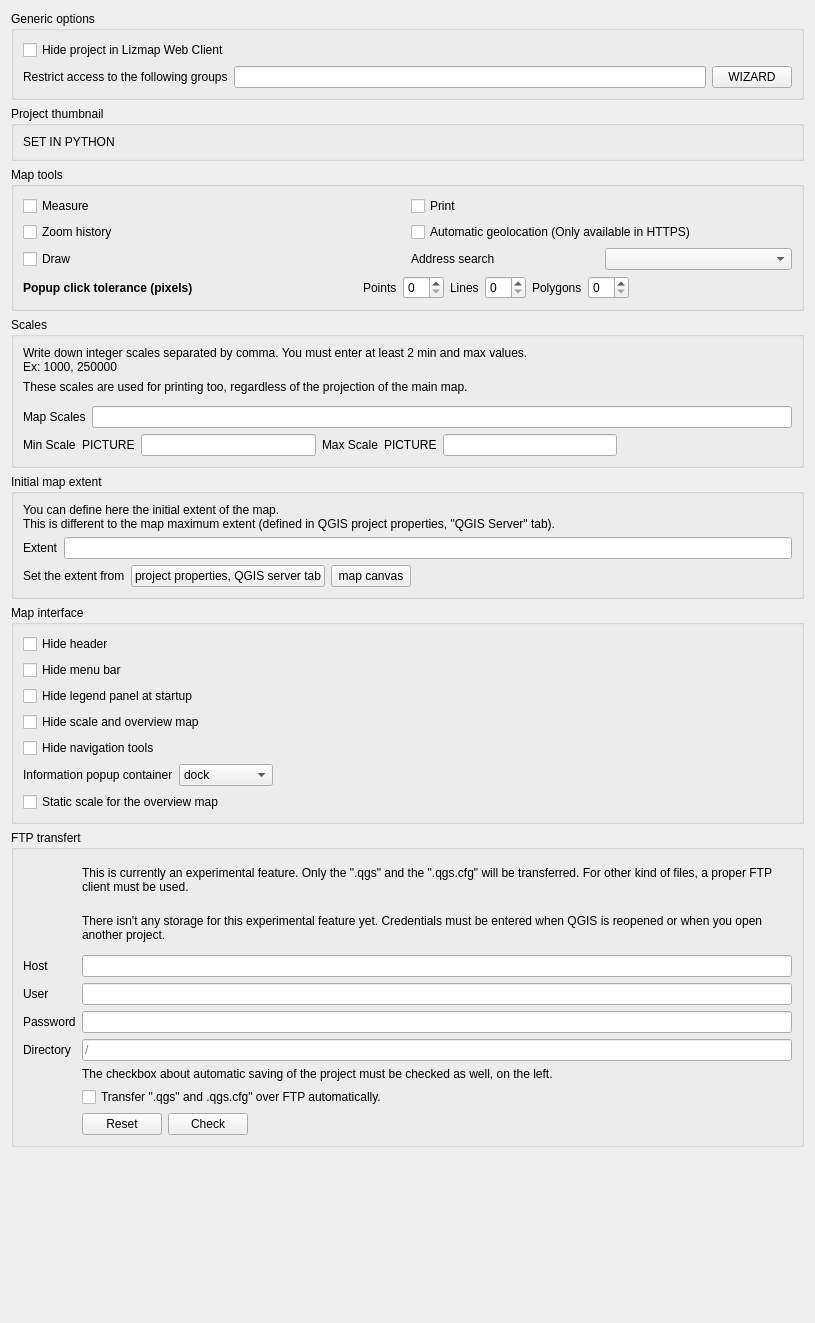
             <widget class="QWidget" name="scrollAreaWidgetContents">
              <property name="geometry">
               <rect>
                <x>0</x>
                <y>0</y>
                <width>815</width>
                <height>1323</height>
               </rect>
              </property>
              <layout class="QVBoxLayout" name="verticalLayout_26">
               <item>
                <widget class="QGroupBox" name="gb_generalOptions">
                 <property name="title">
                  <string>Generic options</string>
                 </property>
                 <layout class="QVBoxLayout" name="verticalLayout_15">
                  <item>
                   <widget class="QCheckBox" name="cbHideProject">
                    <property name="text">
                     <string>Hide project in Lizmap Web Client</string>
                    </property>
                   </widget>
                  </item>
                  <item>
                   <layout class="QHBoxLayout" name="horizontalLayout_15">
                    <item>
                     <widget class="QLabel" name="label_54">
                      <property name="text">
                       <string>Restrict access to the following groups</string>
                      </property>
                     </widget>
                    </item>
                    <item>
                     <widget class="QLineEdit" name="inAcl">
                      <property name="toolTip">
                       <string>List of group id separated by comma. Leave empty if access is not restricted.</string>
                      </property>
                      <property name="styleSheet">
                       <string notr="true"/>
                      </property>
                     </widget>
                    </item>
                    <item>
                     <widget class="QPushButton" name="button_wizard_group_visibility_project">
                      <property name="text">
                       <string notr="true">WIZARD</string>
                      </property>
                     </widget>
                    </item>
                   </layout>
                  </item>
                 </layout>
                </widget>
               </item>
               <item>
                <widget class="QGroupBox" name="gb_project_thumbnail">
                 <property name="title">
                  <string>Project thumbnail</string>
                 </property>
                 <layout class="QHBoxLayout" name="horizontalLayout_46">
                  <item>
                   <widget class="QLabel" name="label_project_thumbnail">
                    <property name="text">
                     <string notr="true">SET IN PYTHON</string>
                    </property>
                    <property name="wordWrap">
                     <bool>true</bool>
                    </property>
                   </widget>
                  </item>
                 </layout>
                </widget>
               </item>
               <item>
                <widget class="QGroupBox" name="gb_visibleTools">
                 <property name="title">
                  <string>Map tools</string>
                 </property>
                 <layout class="QVBoxLayout" name="verticalLayout_2">
                  <item>
                   <layout class="QGridLayout" name="gridLayout_4">
                    <item row="0" column="0">
                     <widget class="QCheckBox" name="cbActivateMeasure">
                      <property name="enabled">
                       <bool>true</bool>
                      </property>
                      <property name="text">
                       <string>Measure</string>
                      </property>
                     </widget>
                    </item>
                    <item row="2" column="1">
                     <layout class="QHBoxLayout" name="horizontalLayout_14">
                      <item>
                       <widget class="QLabel" name="label_19">
                        <property name="text">
                         <string>Address search</string>
                        </property>
                       </widget>
                      </item>
                      <item>
                       <widget class="QComboBox" name="liExternalSearch"/>
                      </item>
                     </layout>
                    </item>
                    <item row="1" column="1">
                     <widget class="QCheckBox" name="cbActivateGeolocation">
                      <property name="enabled">
                       <bool>true</bool>
                      </property>
                      <property name="text">
                       <string>Automatic geolocation (Only available in HTTPS)</string>
                      </property>
                     </widget>
                    </item>
                    <item row="0" column="1">
                     <widget class="QCheckBox" name="cbActivatePrint">
                      <property name="enabled">
                       <bool>true</bool>
                      </property>
                      <property name="text">
                       <string>Print</string>
                      </property>
                     </widget>
                    </item>
                    <item row="2" column="0">
                     <widget class="QCheckBox" name="activate_drawing_tools">
                      <property name="toolTip">
                       <string>If drawing tools are activated or not</string>
                      </property>
                      <property name="text">
                       <string>Draw</string>
                      </property>
                     </widget>
                    </item>
                    <item row="1" column="0">
                     <widget class="QCheckBox" name="cbActivateZoomHistory">
                      <property name="enabled">
                       <bool>true</bool>
                      </property>
                      <property name="text">
                       <string>Zoom history</string>
                      </property>
                     </widget>
                    </item>
                   </layout>
                  </item>
                  <item>
                   <layout class="QHBoxLayout" name="horizontalLayout_30">
                    <item>
                     <widget class="QLabel" name="label_68">
                      <property name="font">
                       <font>
                        <weight>75</weight>
                        <bold>true</bold>
                       </font>
                      </property>
                      <property name="styleSheet">
                       <string notr="true"/>
                      </property>
                      <property name="text">
                       <string>Popup click tolerance (pixels)</string>
                      </property>
                     </widget>
                    </item>
                    <item>
                     <spacer name="horizontalSpacer_31">
                      <property name="orientation">
                       <enum>Qt::Horizontal</enum>
                      </property>
                      <property name="sizeHint" stdset="0">
                       <size>
                        <width>40</width>
                        <height>20</height>
                       </size>
                      </property>
                     </spacer>
                    </item>
                    <item>
                     <widget class="QLabel" name="label_70">
                      <property name="text">
                       <string>Points</string>
                      </property>
                     </widget>
                    </item>
                    <item>
                     <widget class="QSpinBox" name="inPointTolerance">
                      <property name="styleSheet">
                       <string notr="true"/>
                      </property>
                     </widget>
                    </item>
                    <item>
                     <widget class="QLabel" name="label_69">
                      <property name="text">
                       <string>Lines</string>
                      </property>
                     </widget>
                    </item>
                    <item>
                     <widget class="QSpinBox" name="inLineTolerance">
                      <property name="styleSheet">
                       <string notr="true"/>
                      </property>
                     </widget>
                    </item>
                    <item>
                     <widget class="QLabel" name="label_72">
                      <property name="text">
                       <string>Polygons</string>
                      </property>
                     </widget>
                    </item>
                    <item>
                     <widget class="QSpinBox" name="inPolygonTolerance">
                      <property name="styleSheet">
                       <string notr="true"/>
                      </property>
                     </widget>
                    </item>
                    <item>
                     <spacer name="horizontalSpacer_32">
                      <property name="orientation">
                       <enum>Qt::Horizontal</enum>
                      </property>
                      <property name="sizeHint" stdset="0">
                       <size>
                        <width>40</width>
                        <height>20</height>
                       </size>
                      </property>
                     </spacer>
                    </item>
                   </layout>
                  </item>
                 </layout>
                </widget>
               </item>
               <item>
                <widget class="QGroupBox" name="gb_Scales">
                 <property name="styleSheet">
                  <string notr="true"/>
                 </property>
                 <property name="title">
                  <string>Scales</string>
                 </property>
                 <layout class="QGridLayout" name="gridLayout_3">
                  <item row="0" column="0">
                   <widget class="QLabel" name="label_17">
                    <property name="text">
                     <string>&lt;html&gt;&lt;head/&gt;&lt;body&gt;&lt;p&gt;Write down integer scales separated by comma. You must enter at least 2 min and max values.&lt;br/&gt;Ex: 1000, 250000&lt;/p&gt;&lt;/body&gt;&lt;/html&gt;</string>
                    </property>
                   </widget>
                  </item>
                  <item row="1" column="0">
                   <widget class="QLabel" name="label_13">
                    <property name="text">
                     <string>These scales are used for printing too, regardless of the projection of the main map.</string>
                    </property>
                   </widget>
                  </item>
                  <item row="2" column="0">
                   <widget class="WarningWidget" name="scales_warning" native="true"/>
                  </item>
                  <item row="6" column="0">
                   <layout class="QHBoxLayout" name="horizontalLayout_11">
                    <item>
                     <widget class="QLabel" name="label_min_scale">
                      <property name="enabled">
                       <bool>true</bool>
                      </property>
                      <property name="text">
                       <string>Min Scale</string>
                      </property>
                     </widget>
                    </item>
                    <item>
                     <widget class="QLabel" name="min_scale_pic">
                      <property name="text">
                       <string notr="true">PICTURE</string>
                      </property>
                     </widget>
                    </item>
                    <item>
                     <widget class="QLineEdit" name="inMinScale">
                      <property name="enabled">
                       <bool>true</bool>
                      </property>
                      <property name="inputMethodHints">
                       <set>Qt::ImhDigitsOnly</set>
                      </property>
                      <property name="maxLength">
                       <number>10</number>
                      </property>
                      <property name="readOnly">
                       <bool>true</bool>
                      </property>
                     </widget>
                    </item>
                    <item>
                     <widget class="QLabel" name="label_max_scale">
                      <property name="enabled">
                       <bool>true</bool>
                      </property>
                      <property name="text">
                       <string>Max Scale</string>
                      </property>
                     </widget>
                    </item>
                    <item>
                     <widget class="QLabel" name="max_scale_pic">
                      <property name="text">
                       <string notr="true">PICTURE</string>
                      </property>
                     </widget>
                    </item>
                    <item>
                     <widget class="QLineEdit" name="inMaxScale">
                      <property name="enabled">
                       <bool>true</bool>
                      </property>
                      <property name="readOnly">
                       <bool>true</bool>
                      </property>
                     </widget>
                    </item>
                    <item>
                     <spacer name="horizontalSpacer_8">
                      <property name="orientation">
                       <enum>Qt::Horizontal</enum>
                      </property>
                      <property name="sizeHint" stdset="0">
                       <size>
                        <width>40</width>
                        <height>20</height>
                       </size>
                      </property>
                     </spacer>
                    </item>
                   </layout>
                  </item>
                  <item row="5" column="0">
                   <layout class="QHBoxLayout" name="horizontalLayout_5">
                    <item>
                     <widget class="QLabel" name="label_15">
                      <property name="text">
                       <string>Map Scales</string>
                      </property>
                     </widget>
                    </item>
                    <item>
                     <widget class="QLineEdit" name="inMapScales">
                      <property name="sizePolicy">
                       <sizepolicy hsizetype="MinimumExpanding" vsizetype="Fixed">
                        <horstretch>0</horstretch>
                        <verstretch>0</verstretch>
                       </sizepolicy>
                      </property>
                      <property name="inputMethodHints">
                       <set>Qt::ImhDigitsOnly</set>
                      </property>
                     </widget>
                    </item>
                   </layout>
                  </item>
                 </layout>
                </widget>
               </item>
               <item>
                <widget class="QGroupBox" name="gb_extent">
                 <property name="title">
                  <string>Initial map extent</string>
                 </property>
                 <layout class="QVBoxLayout" name="verticalLayout_11">
                  <item>
                   <widget class="QLabel" name="label_23">
                    <property name="text">
                     <string>You can define here the initial extent of the map.
This is different to the map maximum extent (defined in QGIS project properties, &quot;QGIS Server&quot; tab).</string>
                    </property>
                   </widget>
                  </item>
                  <item>
                   <layout class="QHBoxLayout" name="horizontalLayout_20">
                    <item>
                     <widget class="QLabel" name="label_24">
                      <property name="text">
                       <string>Extent</string>
                      </property>
                     </widget>
                    </item>
                    <item>
                     <widget class="QLineEdit" name="inInitialExtent">
                      <property name="readOnly">
                       <bool>true</bool>
                      </property>
                     </widget>
                    </item>
                   </layout>
                  </item>
                  <item>
                   <layout class="QHBoxLayout" name="horizontalLayout_19">
                    <item>
                     <widget class="QLabel" name="label_62">
                      <property name="text">
                       <string>Set the extent from</string>
                      </property>
                     </widget>
                    </item>
                    <item>
                     <widget class="QPushButton" name="btSetExtentFromProject">
                      <property name="toolTip">
                       <string>In the project properties, then QGIS server tab, WMS section, there is an advertised extent</string>
                      </property>
                      <property name="text">
                       <string>project properties, QGIS server tab</string>
                      </property>
                     </widget>
                    </item>
                    <item>
                     <widget class="QPushButton" name="btSetExtentFromCanvas">
                      <property name="text">
                       <string>map canvas</string>
                      </property>
                     </widget>
                    </item>
                    <item>
                     <spacer name="horizontalSpacer_17">
                      <property name="orientation">
                       <enum>Qt::Horizontal</enum>
                      </property>
                      <property name="sizeHint" stdset="0">
                       <size>
                        <width>40</width>
                        <height>20</height>
                       </size>
                      </property>
                     </spacer>
                    </item>
                   </layout>
                  </item>
                 </layout>
                </widget>
               </item>
               <item>
                <widget class="QGroupBox" name="gb_interface">
                 <property name="title">
                  <string>Map interface</string>
                 </property>
                 <layout class="QVBoxLayout" name="verticalLayout_18">
                  <item>
                   <widget class="QCheckBox" name="cbHideHeader">
                    <property name="text">
                     <string>Hide header</string>
                    </property>
                   </widget>
                  </item>
                  <item>
                   <widget class="QCheckBox" name="cbHideMenu">
                    <property name="text">
                     <string>Hide menu bar</string>
                    </property>
                   </widget>
                  </item>
                  <item>
                   <widget class="QCheckBox" name="cbHideLegend">
                    <property name="text">
                     <string>Hide legend panel at startup</string>
                    </property>
                   </widget>
                  </item>
                  <item>
                   <widget class="QCheckBox" name="cbHideOverview">
                    <property name="text">
                     <string>Hide scale and overview map</string>
                    </property>
                   </widget>
                  </item>
                  <item>
                   <widget class="QCheckBox" name="cbHideNavbar">
                    <property name="text">
                     <string>Hide navigation tools</string>
                    </property>
                   </widget>
                  </item>
                  <item>
                   <layout class="QHBoxLayout" name="horizontalLayout_29">
                    <item>
                     <widget class="QLabel" name="label_65">
                      <property name="styleSheet">
                       <string notr="true"/>
                      </property>
                      <property name="text">
                       <string>Information popup container</string>
                      </property>
                     </widget>
                    </item>
                    <item>
                     <widget class="QComboBox" name="liPopupContainer">
                      <item>
                       <property name="text">
                        <string>dock</string>
                       </property>
                      </item>
                      <item>
                       <property name="text">
                        <string>minidock</string>
                       </property>
                      </item>
                      <item>
                       <property name="text">
                        <string>map</string>
                       </property>
                      </item>
                      <item>
                       <property name="text">
                        <string>bottomdock</string>
                       </property>
                      </item>
                      <item>
                       <property name="text">
                        <string>right-dock</string>
                       </property>
                      </item>
                     </widget>
                    </item>
                    <item>
                     <spacer name="horizontalSpacer">
                      <property name="orientation">
                       <enum>Qt::Horizontal</enum>
                      </property>
                      <property name="sizeHint" stdset="0">
                       <size>
                        <width>40</width>
                        <height>20</height>
                       </size>
                      </property>
                     </spacer>
                    </item>
                   </layout>
                  </item>
                  <item>
                   <widget class="QCheckBox" name="checkbox_scale_overview_map">
                    <property name="toolTip">
                     <string/>
                    </property>
                    <property name="text">
                     <string>Static scale for the overview map</string>
                    </property>
                   </widget>
                  </item>
                 </layout>
                </widget>
               </item>
               <item>
                <widget class="QGroupBox" name="gb_ftp">
                 <property name="title">
                  <string>FTP transfert</string>
                 </property>
                 <layout class="QFormLayout" name="formLayout_2">
                  <item row="0" column="1">
                   <widget class="QLabel" name="label_75">
                    <property name="text">
                     <string notr="true">This is currently an experimental feature. Only the &quot;.qgs&quot; and the &quot;.qgs.cfg&quot; will be transferred. For other kind of files, a proper FTP client must be used.</string>
                    </property>
                    <property name="wordWrap">
                     <bool>true</bool>
                    </property>
                   </widget>
                  </item>
                  <item row="1" column="1">
                   <widget class="QLabel" name="label_77">
                    <property name="text">
                     <string notr="true">There isn't any storage for this experimental feature yet. Credentials must be entered when QGIS is reopened or when you open another project.</string>
                    </property>
                    <property name="wordWrap">
                     <bool>true</bool>
                    </property>
                   </widget>
                  </item>
                  <item row="2" column="0">
                   <widget class="QLabel" name="label_63">
                    <property name="text">
                     <string notr="true">Host</string>
                    </property>
                   </widget>
                  </item>
                  <item row="2" column="1">
                   <widget class="QLineEdit" name="input_ftp_host"/>
                  </item>
                  <item row="3" column="0">
                   <widget class="QLabel" name="label_64">
                    <property name="text">
                     <string notr="true">User</string>
                    </property>
                   </widget>
                  </item>
                  <item row="3" column="1">
                   <widget class="QLineEdit" name="input_ftp_user"/>
                  </item>
                  <item row="4" column="0">
                   <widget class="QLabel" name="label_71">
                    <property name="text">
                     <string notr="true">Password</string>
                    </property>
                   </widget>
                  </item>
                  <item row="4" column="1">
                   <widget class="QgsPasswordLineEdit" name="input_ftp_password"/>
                  </item>
                  <item row="5" column="0">
                   <widget class="QLabel" name="label_74">
                    <property name="text">
                     <string notr="true">Directory</string>
                    </property>
                   </widget>
                  </item>
                  <item row="5" column="1">
                   <widget class="QLineEdit" name="input_ftp_directory">
                    <property name="placeholderText">
                     <string notr="true">/</string>
                    </property>
                   </widget>
                  </item>
                  <item row="6" column="1">
                   <widget class="QLabel" name="label_76">
                    <property name="text">
                     <string notr="true">The checkbox about automatic saving of the project must be checked as well, on the left.</string>
                    </property>
                   </widget>
                  </item>
                  <item row="7" column="1">
                   <widget class="QCheckBox" name="checkbox_ftp_transfer">
                    <property name="text">
                     <string notr="true">Transfer &quot;.qgs&quot; and .qgs.cfg&quot; over FTP automatically.</string>
                    </property>
                   </widget>
                  </item>
                  <item row="8" column="1">
                   <layout class="QHBoxLayout" name="horizontalLayout_42">
                    <item>
                     <widget class="QPushButton" name="button_ftp_reset">
                      <property name="text">
                       <string notr="true">Reset</string>
                      </property>
                     </widget>
                    </item>
                    <item>
                     <widget class="QPushButton" name="button_ftp_check">
                      <property name="text">
                       <string notr="true">Check</string>
                      </property>
                     </widget>
                    </item>
                    <item>
                     <spacer name="horizontalSpacer_10">
                      <property name="orientation">
                       <enum>Qt::Horizontal</enum>
                      </property>
                      <property name="sizeHint" stdset="0">
                       <size>
                        <width>40</width>
                        <height>20</height>
                       </size>
                      </property>
                     </spacer>
                    </item>
                   </layout>
                  </item>
                 </layout>
                </widget>
               </item>
               <item>
                <spacer name="verticalSpacer">
                 <property name="orientation">
                  <enum>Qt::Vertical</enum>
                 </property>
                 <property name="sizeHint" stdset="0">
                  <size>
                   <width>20</width>
                   <height>40</height>
                  </size>
                 </property>
                </spacer>
               </item>
              </layout>
             </widget>
